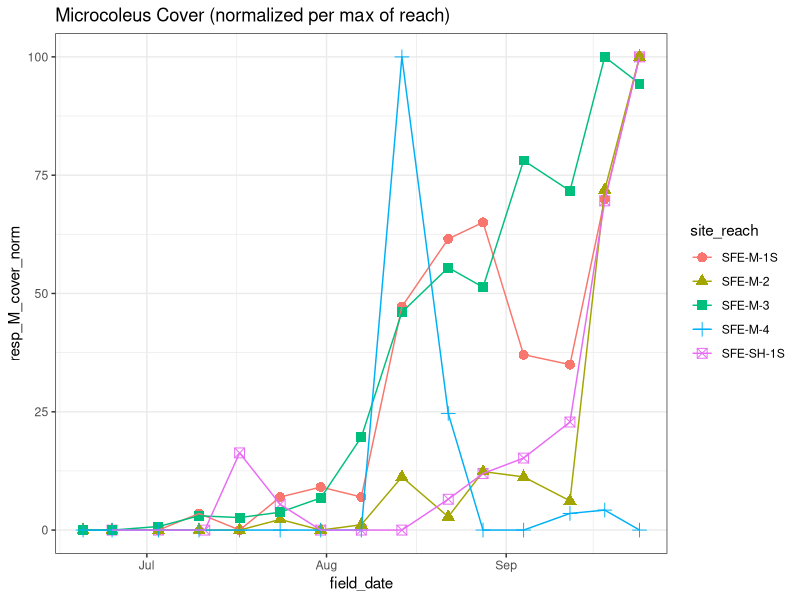
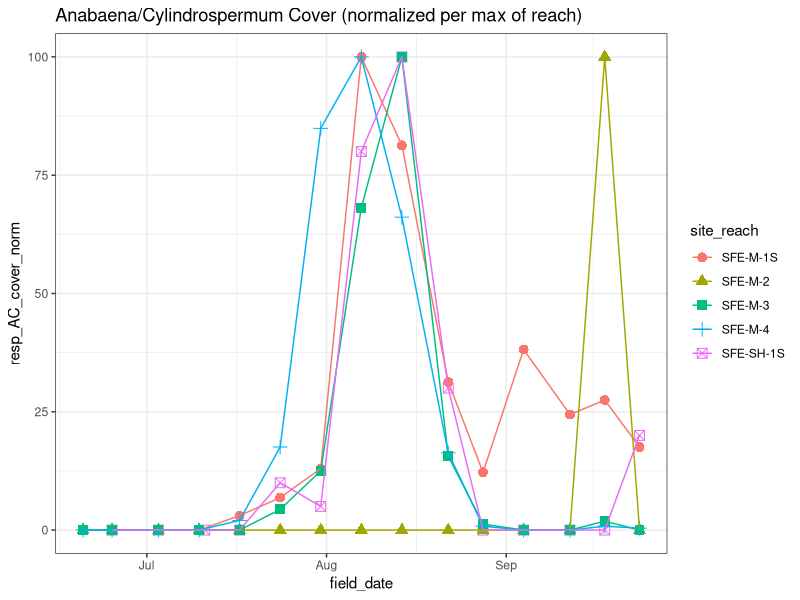
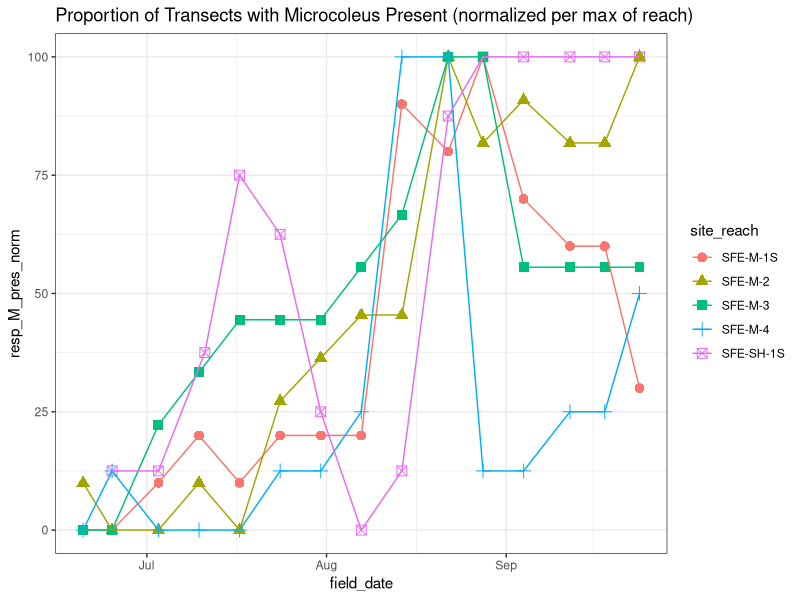
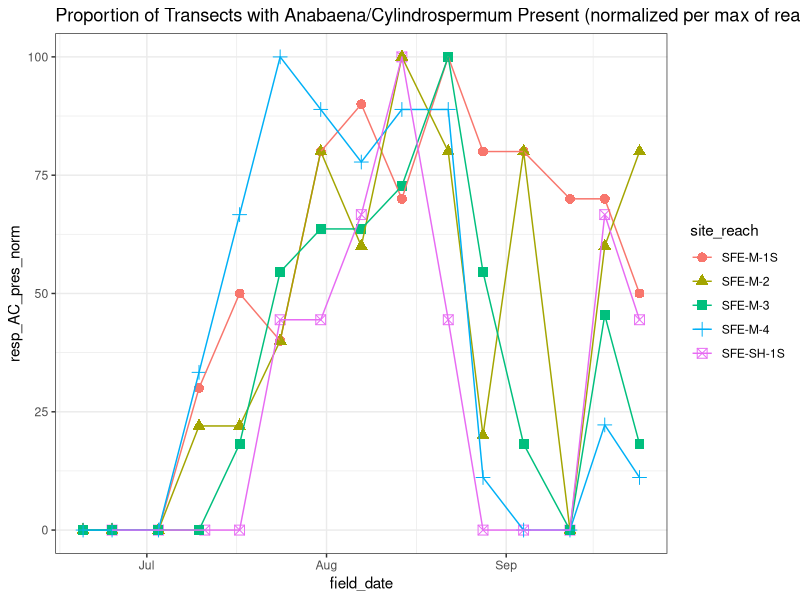
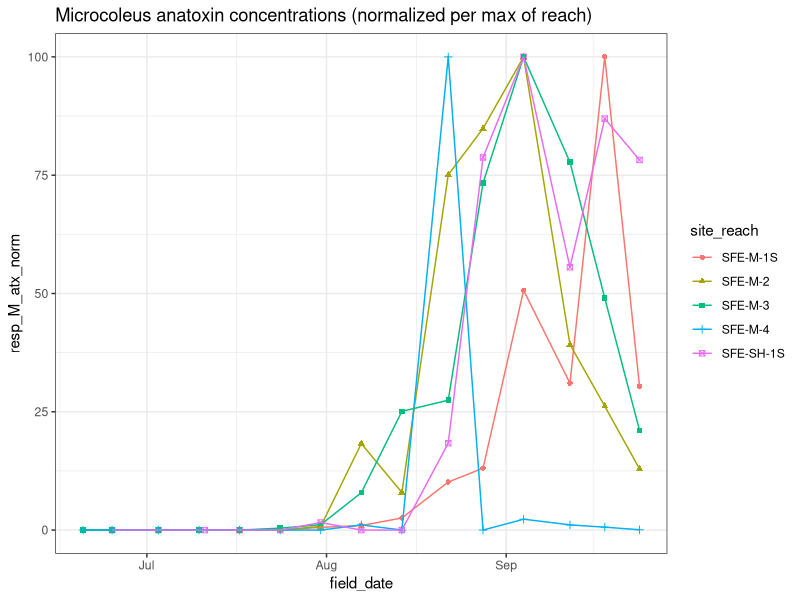
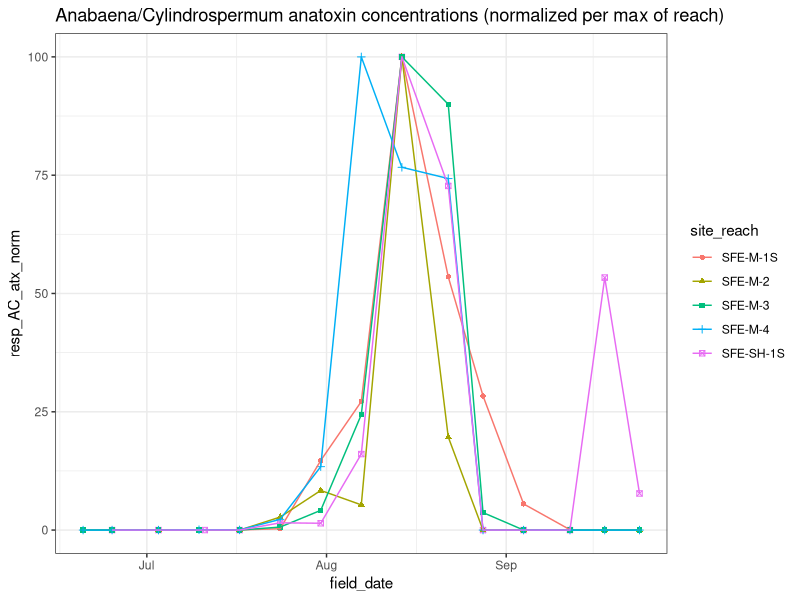
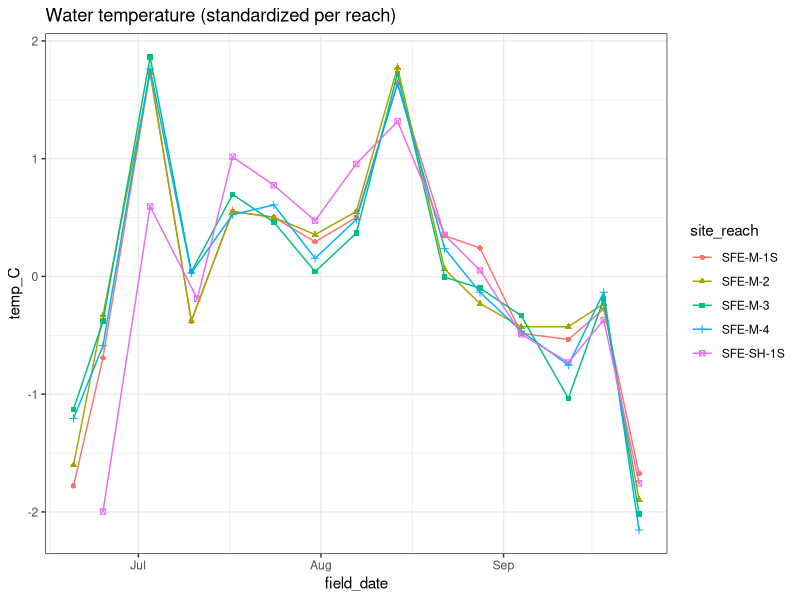
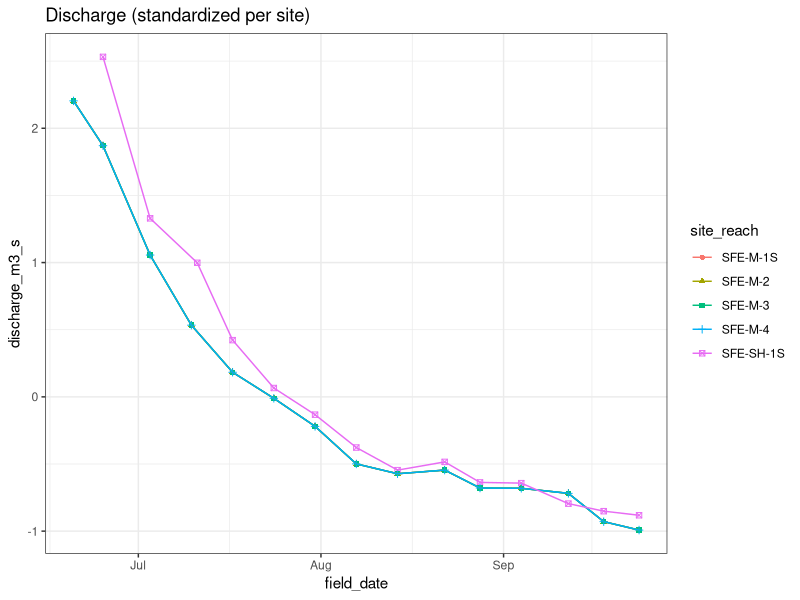

Source code (R) for these figures, in order:
#### predictive modeling covariate exploration
### Jordan Zabrecky
## last edited: 04.25.2025

# This code explores response variables covariates that may be used in 
# predictive models

#### (1) Loading libraries & data ####

# loading libraries
lapply(c("tidyverse"), require, character.only = T)

# loading in normalized data
norm_data <- read.csv("./data/predictive_models/inputs.csv") %>% 
  mutate(field_date = ymd(field_date))

# loading in raw data
raw_data <- read.csv("./data/field_and_lab/sfkeel23_combined.csv") %>%
  mutate(field_date = ymd(field_date))

#### (2) Plotting response variables ####

# set theme for all plots
theme_set(theme_bw())

# normalized Microcoleus cover (quadrat metric)
ggplot(data = norm_data, aes(x = field_date, y = resp_M_cover_norm)) +
  geom_point(aes(color = site_reach, shape = site_reach), size = 3) +
  geom_line(aes(color = site_reach)) +
  ggtitle("Microcoleus Cover (normalized per max of reach)")

# normalized Anabaena/Cylindrospermum cover (quadrat metric)
ggplot(data = norm_data, aes(x = field_date, y = resp_AC_cover_norm)) +
  geom_point(aes(color = site_reach, shape = site_reach), size = 3) +
  geom_line(aes(color = site_reach)) +
  ggtitle("Anabaena/Cylindrospermum Cover (normalized per max of reach)")
# may want to consider throwing out site 2 since mostly Anabaena
# accumulated on the banks at this site and the one time it appeared in
# quadrat was Cylindrospermum in upstream transect (shallow pool)

# normalized Microcoleus presence (proportion of transects)
ggplot(data = norm_data, aes(x = field_date, y = resp_M_pres_norm)) +
  geom_point(aes(color = site_reach, shape = site_reach), size = 3) +
  geom_line(aes(color = site_reach)) +
  ggtitle("Proportion of Transects with Microcoleus Present (normalized per max of reach)")

# normalized Anabaena/Cylindrospermum presence (proportion of transects)
ggplot(data = norm_data, aes(x = field_date, y = resp_AC_pres_norm)) +
  geom_point(aes(color = site_reach, shape = site_reach), size = 3) +
  geom_line(aes(color = site_reach)) +
  ggtitle("Proportion of Transects with Anabaena/Cylindrospermum Present (normalized per max of reach)")

# normalized Microcoleus anatoxin concentrations
ggplot(data = norm_data, aes(x = field_date, y = resp_M_atx_norm)) +
  geom_point(aes(color = site_reach, shape = site_reach)) +
  geom_line(aes(color = site_reach)) +
  ggtitle("Microcoleus anatoxin concentrations (normalized per max of reach)")
# want to consider if we want to have a statement where no anatoxins
# are predicted if there is no presence 
# (i.e. proportion of transects present == 0)

# normalized Anabaena/Cylindrospermum anatoxin concentrations
ggplot(data = norm_data, aes(x = field_date, y = resp_AC_atx_norm)) +
  geom_point(aes(color = site_reach, shape = site_reach)) +
  geom_line(aes(color = site_reach)) +
  ggtitle("Anabaena/Cylindrospermum anatoxin concentrations (normalized per max of reach)")

#### (3) Plotting covariates ####

## Physical covariates

# temperature
ggplot(data = norm_data, aes(x = field_date, y = temp_C)) +
  geom_point(aes(color = site_reach, shape = site_reach)) +
  geom_line(aes(color = site_reach)) +
  ggtitle("Water temperature (standardized per reach)")

# discharge
ggplot(data = norm_data, aes(x = field_date, y = discharge_m3_s)) +
  geom_point(aes(color = site_reach, shape = site_reach)) +
  geom_line(aes(color = site_reach)) +
  ggtitle("Discharge (standardized per site)")

## Water Quality covariates

# phosphate
ggplot(data = norm_data, aes(x = field_date, y = oPhos_ug_P_L)) +
  geom_point(aes(color = site_reach, shape = site_reach)) +
  geom_line(aes(color = site_reach)) +
  ggtitle("Phosphate (standardized per reach)")

# ammonium
ggplot(data = norm_data, aes(x = field_date, y = ammonium_mg_N_L)) +
  geom_point(aes(color = site_reach, shape = site_reach)) +
  geom_line(aes(color = site_reach)) +
  ggtitle("Ammonium (standardized per reach)")

# nitrate
ggplot(data = norm_data, aes(x = field_date, y = nitrate_mg_N_L)) +
  geom_point(aes(color = site_reach, shape = site_reach)) +
  geom_line(aes(color = site_reach)) +
  ggtitle("Nitrate (standardized per reach)")
# outlier for SFE-M-3 at end of July

# dissolved inorganic nitrogen (DIN; amm + nitrate)
ggplot(data = norm_data, aes(x = field_date, y = DIN_mg_N_L)) +
  geom_point(aes(color = site_reach, shape = site_reach)) +
  geom_line(aes(color = site_reach)) +
  ggtitle("DIN (standardized per reach)")

# conductivity
ggplot(data = norm_data, aes(x = field_date, y = cond_uS_cm)) +
  geom_point(aes(color = site_reach, shape = site_reach)) +
  geom_line(aes(color = site_reach)) +
  ggtitle("Conductivity (standardized per reach)")

# total dissolved carbon (TDC)
ggplot(data = norm_data, aes(x = field_date, y = TDC_mg_L)) +
  geom_point(aes(color = site_reach, shape = site_reach)) +
  geom_line(aes(color = site_reach)) +
  ggtitle("TDC (standardized per reach)")
# very variable? likely will not use this data

# dissolved organic carbon (DOC)
ggplot(data = norm_data, aes(x = field_date, y = DOC_mg_L)) +
  geom_point(aes(color = site_reach, shape = site_reach)) +
  geom_line(aes(color = site_reach)) +
  ggtitle("DOC (standardized per reach)")
# decrease at end of season; likely will not use this data though

## Biological covariates

# GPP
ggplot(data = norm_data, aes(x = field_date, y = GPP_median_fourdaysprior)) +
  geom_point(aes(color = site_reach, shape = site_reach)) +
  geom_line(aes(color = site_reach)) +
  ggtitle("GPP (standardized per site)")

# Microcoleus cover
ggplot(data = norm_data, aes(x = field_date, y = resp_M_cover_stnd)) +
  geom_point(aes(color = site_reach, shape = site_reach)) +
  geom_line(aes(color = site_reach)) +
  ggtitle("Microcoleus (standardized per reach)")

# Anabaena/Cylindrospermum cover
ggplot(data = norm_data, aes(x = field_date, y = resp_AC_cover_stnd)) +
  geom_point(aes(color = site_reach, shape = site_reach)) +
  geom_line(aes(color = site_reach)) +
  ggtitle("Anabaena/Cylindrospermum (standardized per reach)")
